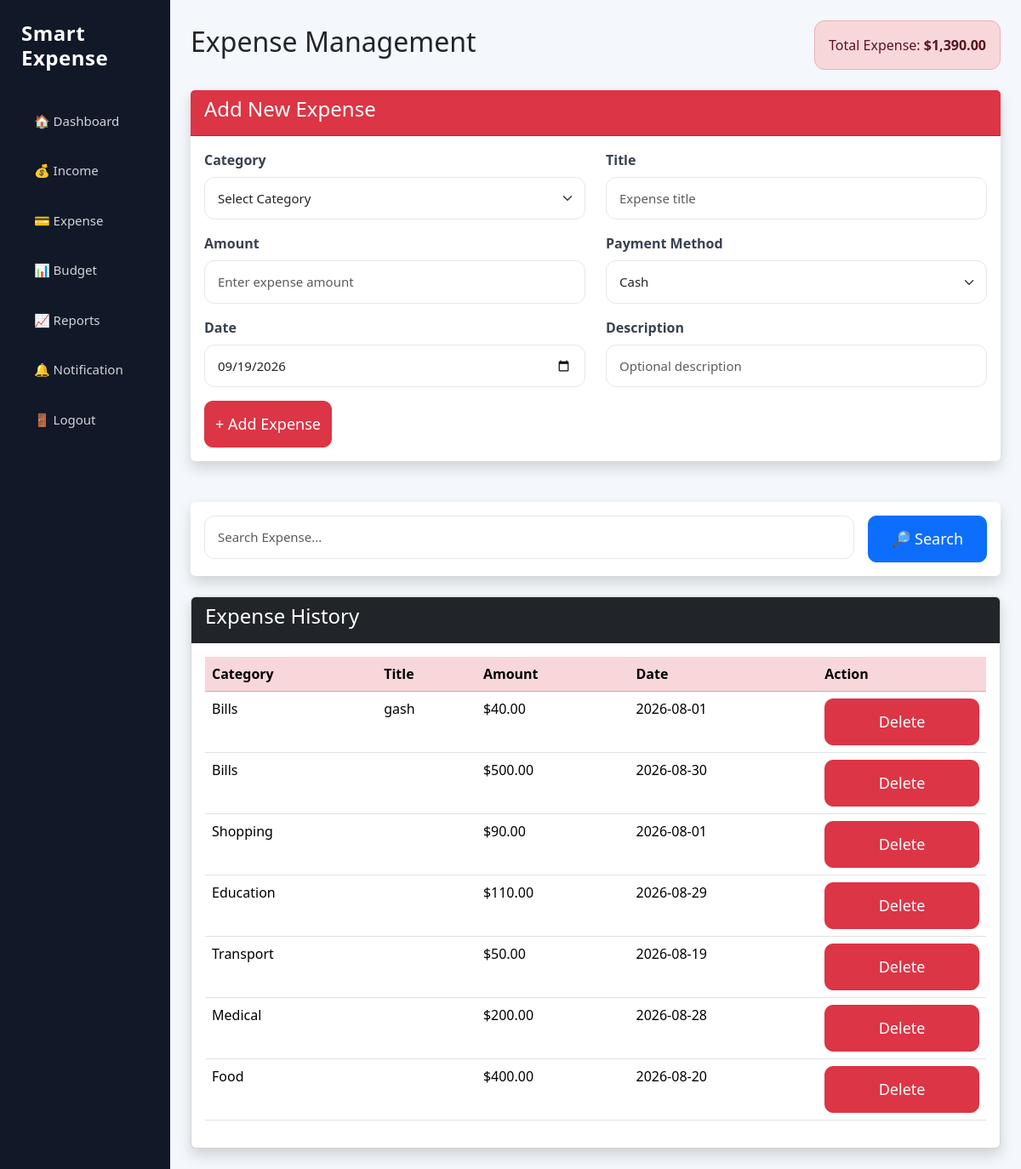
/expense.php (signed in), run on the app's committed database.
### tables this page shows
CREATE TABLE `expense` (
  `expense_id` int(11) NOT NULL,
  `user_id` int(11) DEFAULT NULL,
  `category_id` int(11) DEFAULT NULL,
  `title` varchar(100) DEFAULT NULL,
  `amount` decimal(10,2) DEFAULT NULL,
  `payment_method` varchar(50) DEFAULT NULL,
  `date` date DEFAULT NULL,
  `description` text DEFAULT NULL,
  `created_at` timestamp NOT NULL DEFAULT current_timestamp()
);

CREATE TABLE `category` (
  `category_id` int(11) NOT NULL,
  `category_name` varchar(100) NOT NULL,
  `description` text DEFAULT NULL
);

### expense.php (the view, shortened to what this page needs)
<?php
include "config/database.php";
$user_id = (int) $_SESSION['user_id'];
$search = trim($_GET['search'] ?? "");
$search_pattern = "%" . $search . "%";
$expense_stmt = mysqli_prepare(
    $conn,
    "SELECT expense.*, category.category_name
     FROM expense
     JOIN category
     ON expense.category_id = category.category_id
     WHERE expense.user_id = ?
     AND (
        expense.title LIKE ?
        OR CAST(expense.amount AS CHAR) LIKE ?
        OR expense.payment_method LIKE ?
        OR expense.date LIKE ?
        OR expense.description LIKE ?
        OR category.category_name LIKE ?
     )
     ORDER BY expense.expense_id DESC"
);
mysqli_stmt_bind_param(
    $expense_stmt,
    "issssss",
    $user_id,
    $search_pattern,
    $search_pattern,
    $search_pattern,
    $search_pattern,
    $search_pattern,
    $search_pattern
);
mysqli_stmt_execute($expense_stmt);
$expense_query = mysqli_stmt_get_result($expense_stmt);
$total_stmt = mysqli_prepare(
    $conn,
    "SELECT COALESCE(SUM(amount), 0) AS total_expense
     FROM expense
     WHERE user_id = ?"
);
mysqli_stmt_bind_param(
    $total_stmt,
    "i",
    $user_id
);
mysqli_stmt_execute($total_stmt);
$total_result = mysqli_stmt_get_result($total_stmt);
$total_data = mysqli_fetch_assoc($total_result);
$total_expense = (float) ($total_data['total_expense'] ?? 0);
?>
<!DOCTYPE html>
<html lang="en">
<head>
<link href="https://cdn.jsdelivr.net/npm/bootstrap@5.3.3/dist/css/bootstrap.min.css" rel="stylesheet">
<link rel="stylesheet" href="css/style.css">
</head>
<body>
<div class="container-fluid">
<div class="row">
<div class="col-md-3 col-lg-2 sidebar" id="sidebar">
<h4>
Smart Expense
</h4>
<a href="dashboard.php">
🏠 Dashboard
</a>
<a href="income.php">
💰 Income
</a>
<a href="expense.php">
💳 Expense
</a>
<a href="budget.php">
📊 Budget
</a>
<a href="reports.php">
📈 Reports
</a>
<a href="notification.php">
🔔 Notification
</a>
<a href="logout.php">
🚪 Logout
</a>
</div>
<div class="col-md-9 col-lg-10 p-4">
<div class="d-flex justify-content-between align-items-center mb-4">
<h2>
Expense Management
</h2>
<div class="alert alert-danger mb-0">
Total Expense:
<b>
$<?php echo number_format($total_expense, 2); ?>
</b>
</div>
</div>
<div class="card shadow border-0 mb-5">
<div class="card-header bg-danger text-white">
<h4>
Add New Expense
</h4>
</div>
<div class="card-body">
<form method="POST">
<div class="row">
<div class="col-md-6 mb-3">
<label class="form-label">
Category
</label>
<select
name="category"
class="form-select"
required>
<option value="">
Select Category
</option>
</select>
</div>
<div class="col-md-6 mb-3">
<label class="form-label">
Title
</label>
<input
type="text"
name="title"
class="form-control"
placeholder="Expense title"
required>
</div>
</div>
<div class="row">
<div class="col-md-6 mb-3">
<label class="form-label">
Amount
</label>
<input
type="number"
name="amount"
class="form-control"
min="0.01"
step="0.01"
placeholder="Enter expense amount"
required>
</div>
<div class="col-md-6 mb-3">
<label class="form-label">
Payment Method
</label>
<select
name="payment"
class="form-select"
required>
<option value="Cash">Cash</option>
</select>
</div>
</div>
<div class="row">
<div class="col-md-6 mb-3">
<label class="form-label">
Date
</label>
<input
type="date"
name="date"
class="form-control"
value="<?php echo date('Y-m-d'); ?>"
required>
</div>
<div class="col-md-6 mb-3">
<label class="form-label">
Description
</label>
<input
type="text"
name="description"
class="form-control"
placeholder="Optional description">
</div>
</div>
<button
type="submit"
name="add_expense"
class="btn btn-danger">
+ Add Expense
</button>
</form>
</div>
</div>
<div class="card shadow border-0 mb-4">
<div class="card-body">
<form method="GET" class="row g-3">
<div class="col-md-10">
<input
type="text"
name="search"
class="form-control"
placeholder="Search Expense..."
value="<?php echo htmlspecialchars($search); ?>">
</div>
<div class="col-md-2">
<button class="btn btn-primary w-100">
🔎 Search
</button>
</div>
</form>
</div>
</div>
<div class="card shadow">
<div class="card-header bg-dark text-white">
<h4>
Expense History
</h4>
</div>
<div class="card-body table-responsive">
<table class="table table-hover">
<thead>
<tr class="table-danger">
<th>Category</th>
<th>Title</th>
<th>Amount</th>
<th>Date</th>
<th>Action</th>
</tr>
</thead>
<tbody>
<?php while($row = mysqli_fetch_assoc($expense_query)){ ?>
<tr>
<td>
<?php echo htmlspecialchars($row['category_name']); ?>
</td>
<td>
<?php echo htmlspecialchars($row['title']); ?>
</td>
<td>
$<?php echo number_format($row['amount'], 2); ?>
</td>
<td>
<?php echo htmlspecialchars($row['date']); ?>
</td>
<td>
<a
href="expense.php?delete=<?php echo $row['expense_id']; ?>"
onclick="return confirm('Delete Expense?')"
class="btn btn-danger btn-sm">
Delete
</a>
</td>
</tr>
<?php } ?>
</tbody>
</table>
</div>
</div>
</div>
</div>
</div>
</body>
</html>

### css/style.css (style rules this page uses)
body { background:#f4f7fb; font-family:'Segoe UI', Tahoma, Geneva, Verdana, sans-serif; }
.sidebar { min-height:100vh; background:#111827; padding:25px; }
.sidebar h4 { color:white; font-weight:700; letter-spacing:.5px; margin-bottom:35px; }
.sidebar a { display:block; color:#d1d5db; text-decoration:none; padding:13px 15px; margin-bottom:10px; border-radius:10px; font-size:15px; transition:.3s; }
.form-label { font-weight:600; color:#374151; }
.form-control, .form-select { border:1px solid #e5e7eb; padding:13px 15px; border-radius:12px; font-size:15px; }
.alert { border-radius:12px; }
.btn { height:55px; display:flex; align-items:center; justify-content:center; font-size:18px; border-radius:10px; }

### data on the page
expense: category.category_name "Bills", title "gash", amount "40.00", date "2026-08-01"
expense: category.category_name "Bills", amount "500.00", date "2026-08-30"
expense: category.category_name "Shopping", amount "90.00", date "2026-08-01"
expense: category.category_name "Education", amount "110.00", date "2026-08-29"
expense: category.category_name "Transport", amount "50.00", date "2026-08-19"
expense: category.category_name "Medical", amount "200.00", date "2026-08-28"
expense: category.category_name "Food", amount "400.00", date "2026-08-20"

### other printed values
$total_expense "1,390.00"
